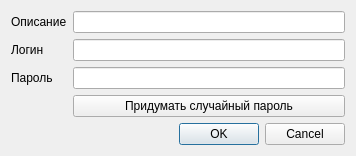
<?xml version="1.0" encoding="UTF-8"?>
<ui version="4.0">
 <class>Dialog</class>
 <widget class="QDialog" name="Dialog">
  <property name="geometry">
   <rect>
    <x>0</x>
    <y>0</y>
    <width>356</width>
    <height>148</height>
   </rect>
  </property>
  <property name="windowTitle">
   <string>Добавить пароль</string>
  </property>
  <layout class="QFormLayout" name="formLayout">
   <item row="0" column="0">
    <widget class="QLabel" name="label_3">
     <property name="text">
      <string>Описание</string>
     </property>
    </widget>
   </item>
   <item row="0" column="1">
    <widget class="QLineEdit" name="lineEdit_description"/>
   </item>
   <item row="1" column="0">
    <widget class="QLabel" name="label">
     <property name="text">
      <string>Логин</string>
     </property>
    </widget>
   </item>
   <item row="1" column="1">
    <widget class="QLineEdit" name="lineEdit_login"/>
   </item>
   <item row="2" column="0">
    <widget class="QLabel" name="label_2">
     <property name="text">
      <string>Пароль</string>
     </property>
    </widget>
   </item>
   <item row="2" column="1">
    <widget class="QLineEdit" name="lineEdit_password"/>
   </item>
   <item row="4" column="0" colspan="2">
    <widget class="QDialogButtonBox" name="buttonBox">
     <property name="orientation">
      <enum>Qt::Horizontal</enum>
     </property>
     <property name="standardButtons">
      <set>QDialogButtonBox::Cancel|QDialogButtonBox::Ok</set>
     </property>
    </widget>
   </item>
   <item row="3" column="1">
    <widget class="QPushButton" name="pushButton_rand_pwd">
     <property name="sizePolicy">
      <sizepolicy hsizetype="Minimum" vsizetype="Fixed">
       <horstretch>0</horstretch>
       <verstretch>0</verstretch>
      </sizepolicy>
     </property>
     <property name="layoutDirection">
      <enum>Qt::LeftToRight</enum>
     </property>
     <property name="text">
      <string>Придумать случайный пароль</string>
     </property>
     <property name="default">
      <bool>false</bool>
     </property>
     <property name="flat">
      <bool>false</bool>
     </property>
    </widget>
   </item>
  </layout>
 </widget>
 <resources/>
 <connections>
  <connection>
   <sender>buttonBox</sender>
   <signal>accepted()</signal>
   <receiver>Dialog</receiver>
   <slot>accept()</slot>
   <hints>
    <hint type="sourcelabel">
     <x>248</x>
     <y>254</y>
    </hint>
    <hint type="destinationlabel">
     <x>157</x>
     <y>274</y>
    </hint>
   </hints>
  </connection>
  <connection>
   <sender>buttonBox</sender>
   <signal>rejected()</signal>
   <receiver>Dialog</receiver>
   <slot>reject()</slot>
   <hints>
    <hint type="sourcelabel">
     <x>316</x>
     <y>260</y>
    </hint>
    <hint type="destinationlabel">
     <x>286</x>
     <y>274</y>
    </hint>
   </hints>
  </connection>
 </connections>
</ui>
